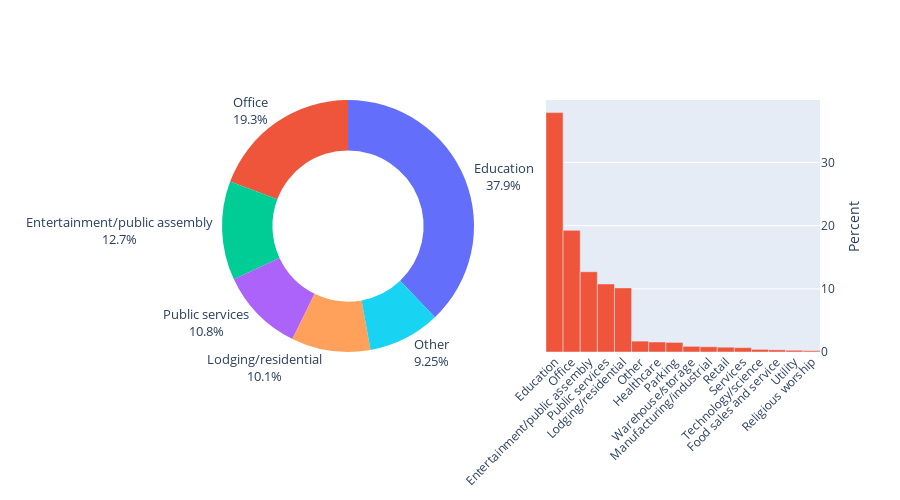

Source (notebook cell):
### Code cell
import plotly.graph_objects as go
import pandas as pd
from plotly.subplots import make_subplots

fig = make_subplots(rows=1, 
                    cols=2,
                    specs=[[{'type':'domain'}, {'type':'bar'}]])#, 
                    #subplot_titles=tuple(use_list), 
                    #shared_xaxes=True, 
                    #vertical_spacing=0.04, 
                    #horizontal_spacing=0.08)

fig.add_trace(
    go.Pie(labels=new_p_u_list, values=new_yx,showlegend=False), 
    row=1, col=1
)
fig.add_trace(
    go.Bar(x=list(primary_use_dict.keys()), y=yx, width=1,showlegend = False),
    row=1, col=2
)               
fig.update_traces(hole=.6, hoverinfo="label+percent+name",row=1,col=1)
fig.update_layout(height=500,width=900)
fig.update_xaxes(side = "right", showgrid = False, tickangle=-45, row=1, col=2)
fig.update_yaxes(title="Percent",side = "right", row=1, col=2)
fig.update_traces(textposition='outside', textinfo='percent+label',textfont_size=13, row=1,col=1)

fig.show()

### Figure 1 — Plotly figure (JSON) as saved in the notebook; plotly's stock layout.template omitted (floating-point values rounded to 4 significant figures)
{"data": [{"domain": {"x": [0, 0.45], "y": [0, 1]}, "hole": 0.6, "hoverinfo": "label+percent+name", "labels": ["Education", "Office", "Entertainment/public assembly", "Public services", "Lodging/residential", "Other"], "showlegend": false, "textfont": {"size": 13}, "textinfo": "percent+label", "textposition": "outside", "type": "pie", "values": [37.89, 19.25, 12.7, 10.77, 10.14, 9.248]}, {"showlegend": false, "type": "bar", "width": 1, "x": ["Education", "Office", "Entertainment/public assembly", "Public services", "Lodging/residential", "Other", "Healthcare", "Parking", "Warehouse/storage", "Manufacturing/industrial", "Retail", "Services", "Technology/science", "Food sales and service", "Utility", "Religious worship"], "xaxis": "x", "y": [37.89, 19.25, 12.7, 10.77, 10.14, 1.725, 1.587, 1.518, 0.8972, 0.8282, 0.7591, 0.6901, 0.4141, 0.3451, 0.2761, 0.207], "yaxis": "y"}], "layout": {"height": 500, "width": 900, "xaxis": {"anchor": "y", "domain": [0.55, 1], "showgrid": false, "side": "right", "tickangle": -45}, "yaxis": {"anchor": "x", "domain": [0, 1], "side": "right", "title": {"text": "Percent"}}}}
